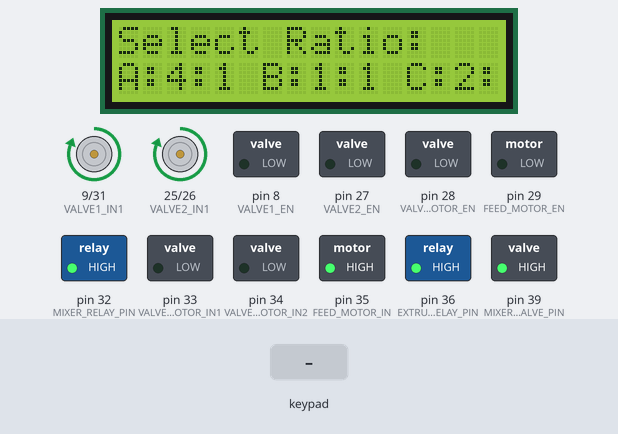
The sketch below on a simulated Arduino Mega 2560, built with avr-gcc and run on an emulated ATmega2560. Parts: 16×2 character LCD, motor-driver pin pairs drawn as motors (green arrow = first pin HIGH = forward, orange = second pin HIGH = backward, longer = more drive), switched loads named in the sketch (green lamp = pin HIGH). The test bench sets the inputs (shaded band).

Above: at 1.9 s.
2.0 s: key 'A' pressed
At 2.8 s:
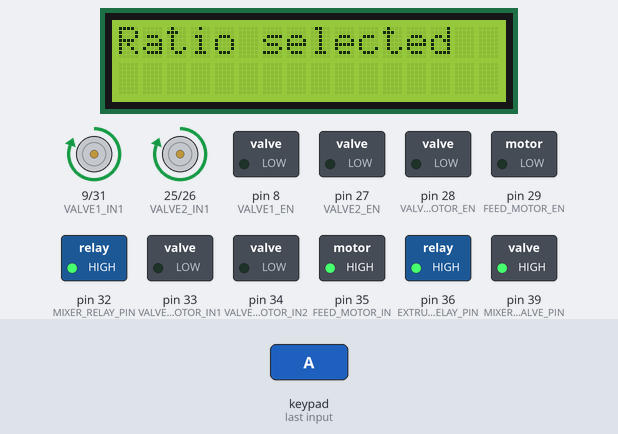
At 4.2 s:
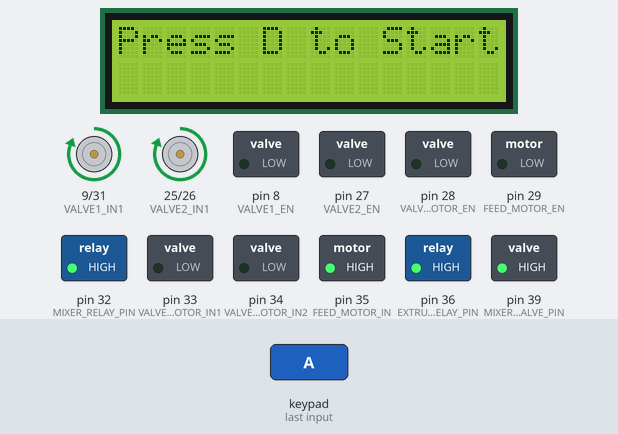
4.5 s: keypad keys 4 7 4 6 4 5 4 4 D pressed 0.4 s apart
At 9.8 s:
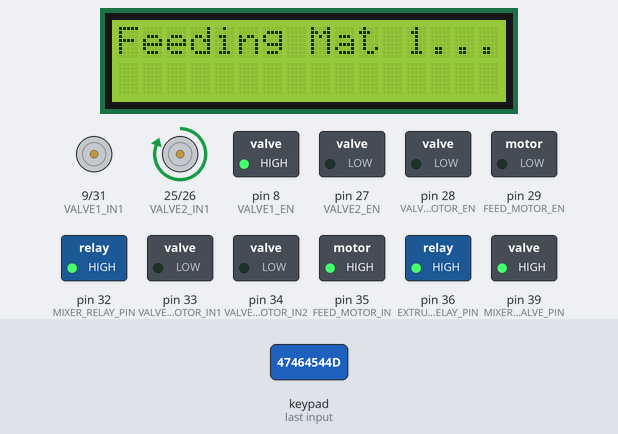
Timing chart, 0 to 22.7 s (numbered marks = the images above; inputs shaded):
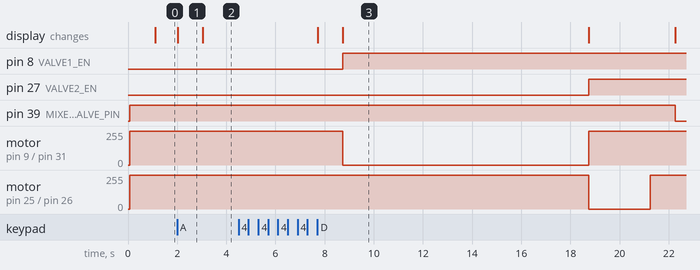

The sketch:

ACMB14.ino
```cpp
#include <Wire.h>
#include <LiquidCrystal_I2C.h>
#include <Keypad.h>

// === LCD and Keypad ===
LiquidCrystal_I2C lcd(0x27, 16, 2);
const byte ROWS = 4;
const byte COLS = 4;
char keys[ROWS][COLS] = {
  {'1','2','3','A'},
  {'4','5','6','B'},
  {'7','8','9','C'},
  {'*','0','#','D'}
};
byte rowPins[ROWS] = {47, 46, 45, 44};
byte colPins[COLS] = {43, 42, 41, 40};
Keypad keypad = Keypad(makeKeymap(keys), rowPins, colPins, ROWS, COLS);

// === Outputs ===
// Valve 1 motor (L298)
int VALVE1_IN1 = 9;
int VALVE1_IN2 = 31;
int VALVE1_EN = 8;

// Valve 2 motor (L298)
int VALVE2_IN1 = 25;
int VALVE2_IN2 = 26;
int VALVE2_EN = 27;

// Common System Outputs
int MIXER_RELAY_PIN = 32;
int VALVE_MOTOR_IN1 = 33;
int VALVE_MOTOR_IN2 = 34;
int VALVE_MOTOR_EN = 28;

int FEED_MOTOR_IN = 35;
int FEED_MOTOR_EN = 29;

int EXTRUDER_RELAY_PIN = 36;
int MIXER_SOLENOID_VALVE_PIN = 39;

int BTN_OPEN = 2;    // Button to stop valve opening
int BTN_CLOSE = 38;   // Button to stop valve closing

// Valve open times (in milliseconds)
int valve1Time = 0;
int valve2Time = 0;

// === Flags ===
bool systemStarted = false;

void setup() {
  Serial.begin(9600);
  lcd.init();
  lcd.backlight();

  // Set pin modes for all outputs
  pinMode(VALVE1_IN1, OUTPUT);
  pinMode(VALVE1_IN2, OUTPUT);
  pinMode(VALVE1_EN, OUTPUT);

  pinMode(VALVE2_IN1, OUTPUT);
  pinMode(VALVE2_IN2, OUTPUT);
  pinMode(VALVE2_EN, OUTPUT);

  pinMode(MIXER_RELAY_PIN, OUTPUT);
  pinMode(VALVE_MOTOR_IN1, OUTPUT);
  pinMode(VALVE_MOTOR_IN2, OUTPUT);
  pinMode(VALVE_MOTOR_EN, OUTPUT);

  pinMode(FEED_MOTOR_IN, OUTPUT);
  pinMode(FEED_MOTOR_EN, OUTPUT);

  pinMode(EXTRUDER_RELAY_PIN, OUTPUT);
  pinMode(MIXER_SOLENOID_VALVE_PIN, OUTPUT);

  pinMode(BTN_OPEN, INPUT_PULLUP);
  pinMode(BTN_CLOSE, INPUT_PULLUP);


  // Set all motors OFF
  digitalWrite(VALVE1_IN1, HIGH
  );
  digitalWrite(VALVE2_IN1, HIGH);
  digitalWrite(VALVE_MOTOR_IN1, LOW);
  digitalWrite(FEED_MOTOR_IN, HIGH);
  digitalWrite(MIXER_RELAY_PIN, HIGH);
  digitalWrite(EXTRUDER_RELAY_PIN, HIGH);
  digitalWrite(MIXER_SOLENOID_VALVE_PIN, HIGH);

  // Prompt user to select ratio and start
  selectFixedRatio();
  promptStart();
}

void loop() {
  if (systemStarted) {
    feedMaterials();
    mixMaterials();
    //openAndCloseValve();
    feedToExtruder();

    // Reset flag for next cycle
    systemStarted = false;
    promptStart(); // Ask again to restart
  }
}

void selectFixedRatio() {
  lcd.clear();
  lcd.setCursor(0, 0);
  lcd.print("Welcome");
  delay(1000);
  lcd.clear();
  lcd.setCursor(0, 0);
  lcd.print("Select Ratio:");
  lcd.setCursor(0, 1);
  lcd.print("A:4:1 B:1:1 C:2:1");

  char key = 0;
  while (true) {
    key = keypad.getKey();
    if (key == 'A') {
      valve1Time = 10000;
      valve2Time = 2500;
      break;
    } else if (key == 'B') {
      valve1Time = 5000;
      valve2Time = 5000;
      break;
    } else if (key == 'C') {
      valve1Time = 6000;
      valve2Time = 3000;
      break;
    }
  }

  lcd.clear();
  lcd.print("Ratio selected");
  delay(1000);
}

void promptStart() {
  lcd.clear();
  lcd.setCursor(0, 0);
  lcd.print("Press D to Start");

  while (true) {
    char key = keypad.getKey();
    if (key == 'D') {
      systemStarted = true;
      break;
    }
  }

  lcd.clear();
  lcd.print("Starting...");
  delay(1000);
}

void feedMaterials() {
  lcd.clear();
  lcd.setCursor(0, 0);
  lcd.print("Feeding Mat 1...");

  digitalWrite(VALVE1_IN1, LOW);
  digitalWrite(VALVE1_IN2, LOW);
  digitalWrite(VALVE1_EN, HIGH);
  delay(valve1Time);
  digitalWrite(VALVE1_IN1, HIGH);

  lcd.setCursor(0, 1);
  lcd.print("Feeding Mat 2...");

  digitalWrite(VALVE2_IN1, LOW);
  digitalWrite(VALVE2_IN2, LOW);
  digitalWrite(VALVE2_EN, HIGH);
  delay(valve2Time);
  digitalWrite(VALVE2_IN1, HIGH);

  delay(1000);
}

void mixMaterials() {
  lcd.clear();
  lcd.setCursor(0, 0);
  lcd.print("Filling mixer...");
  digitalWrite(MIXER_SOLENOID_VALVE_PIN, LOW);
  delay(5000);
  digitalWrite(MIXER_SOLENOID_VALVE_PIN, HIGH);

  lcd.setCursor(0, 1);
  lcd.print("Mixing...");
  digitalWrite(MIXER_RELAY_PIN, LOW);
  delay(6000); // 1 minute mixing
  digitalWrite(MIXER_RELAY_PIN, HIGH);
}

void openAndCloseValve() {
  lcd.clear();
  lcd.setCursor(0, 0);
  lcd.print("Opening Valve...");

  // Open valve (rotate in one direction)
  digitalWrite(VALVE_MOTOR_IN1, HIGH);
  digitalWrite(VALVE_MOTOR_IN2, LOW);
  digitalWrite(VALVE_MOTOR_EN, HIGH);

  // Wait for OPEN button
  while (analogRead(BTN_OPEN) < 122 ); // Wait until pressed
  digitalWrite(VALVE_MOTOR_EN, LOW);     // Stop motor
  lcd.setCursor(0, 1);
  lcd.print("Open Stopped");

  delay(5000); // Pause before closing

  lcd.clear();
  lcd.print("Closing Valve...");

  // Close valve (reverse direction)
  digitalWrite(VALVE_MOTOR_IN1, LOW);
  digitalWrite(VALVE_MOTOR_IN2, HIGH);
  digitalWrite(VALVE_MOTOR_EN, HIGH);

  // Wait for CLOSE button
  while (digitalRead(BTN_CLOSE) == HIGH); // Wait until pressed
  digitalWrite(VALVE_MOTOR_EN, LOW);
  lcd.setCursor(0, 1);
  lcd.print("Closed");
  delay(2000);
}

void feedToExtruder() {
  lcd.clear();
  lcd.setCursor(0, 0);
  lcd.print("Feeding Extruder");

  digitalWrite(FEED_MOTOR_IN, LOW);
  digitalWrite(FEED_MOTOR_EN, LOW);
  delay(60000);
  digitalWrite(FEED_MOTOR_IN, HIGH);

  lcd.clear();
  lcd.setCursor(0, 0);
  lcd.print("Extruding...");
  digitalWrite(EXTRUDER_RELAY_PIN, LOW );
  delay(3000);
  digitalWrite(EXTRUDER_RELAY_PIN, HIGH);

  lcd.clear();
  lcd.setCursor(0, 0);
  lcd.print("Cycle Done");
  delay(3000);
}
```

Measured:
- after the input at 2.0 s, the display: changes at once (image 1)
- after the input at 4.5 s, pin 8 (VALVE1_EN): LOW → HIGH after 4.2 s; pin 27 (VALVE2_EN): LOW → HIGH after 14.3 s
- what the display in image 1 shows lasts 1.0 s, from 2.0 s to 3.0 s
